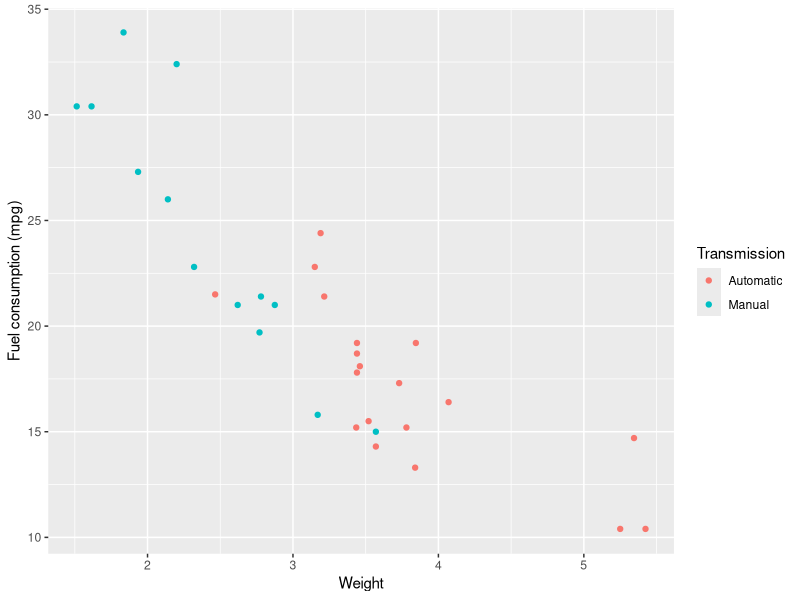
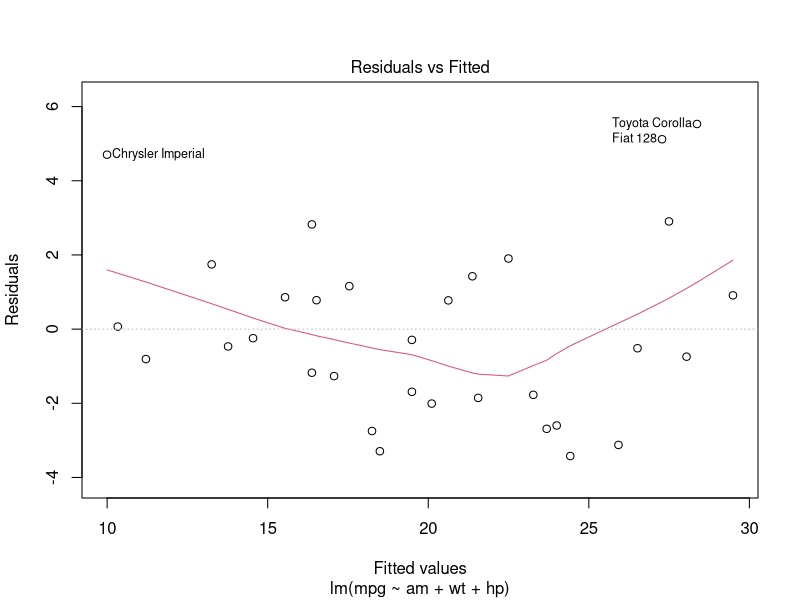

Write the R code that produced these figures, in order.
## ---- chunk 1
mymtcars <- mtcars
mymtcars$am <- gsub(0, 'Automatic', mymtcars$am)
mymtcars$am <- gsub(1, 'Manual',    mymtcars$am)
mymtcars$am <- factor(mymtcars$am)
## ---- chunk 2
library(ggplot2)
ggplot(mymtcars, aes(x = wt, y = mpg, color = am)) +
    geom_point() +
    labs(color = "Transmission", x = "Weight", y = "Fuel consumption (mpg)")
## ---- chunk 3
fit1 <- lm(mpg ~ am, mymtcars)
summary(fit1)$coefficients[2,]
## ---- chunk 4
fit2 <- lm(mpg ~ am + wt,      mymtcars)
fit3 <- lm(mpg ~ am + wt + hp, mymtcars)
anova(fit1, fit2, fit3)$'Pr(>F)'[-1]
## ---- chunk 5
fit4 <- lm(mpg ~ am + wt + hp + factor(cyl), mymtcars)
fit5 <- lm(mpg ~ am + wt + hp + disp,        mymtcars)

cbind(anova(fit3, fit4)$'Pr(>F)'[-1],
      anova(fit3, fit5)$'Pr(>F)'[-1])
## ---- chunk 6
summary(fit3)$coefficients[2,]
## ---- chunk 7
plot(fit3, which = 1)
